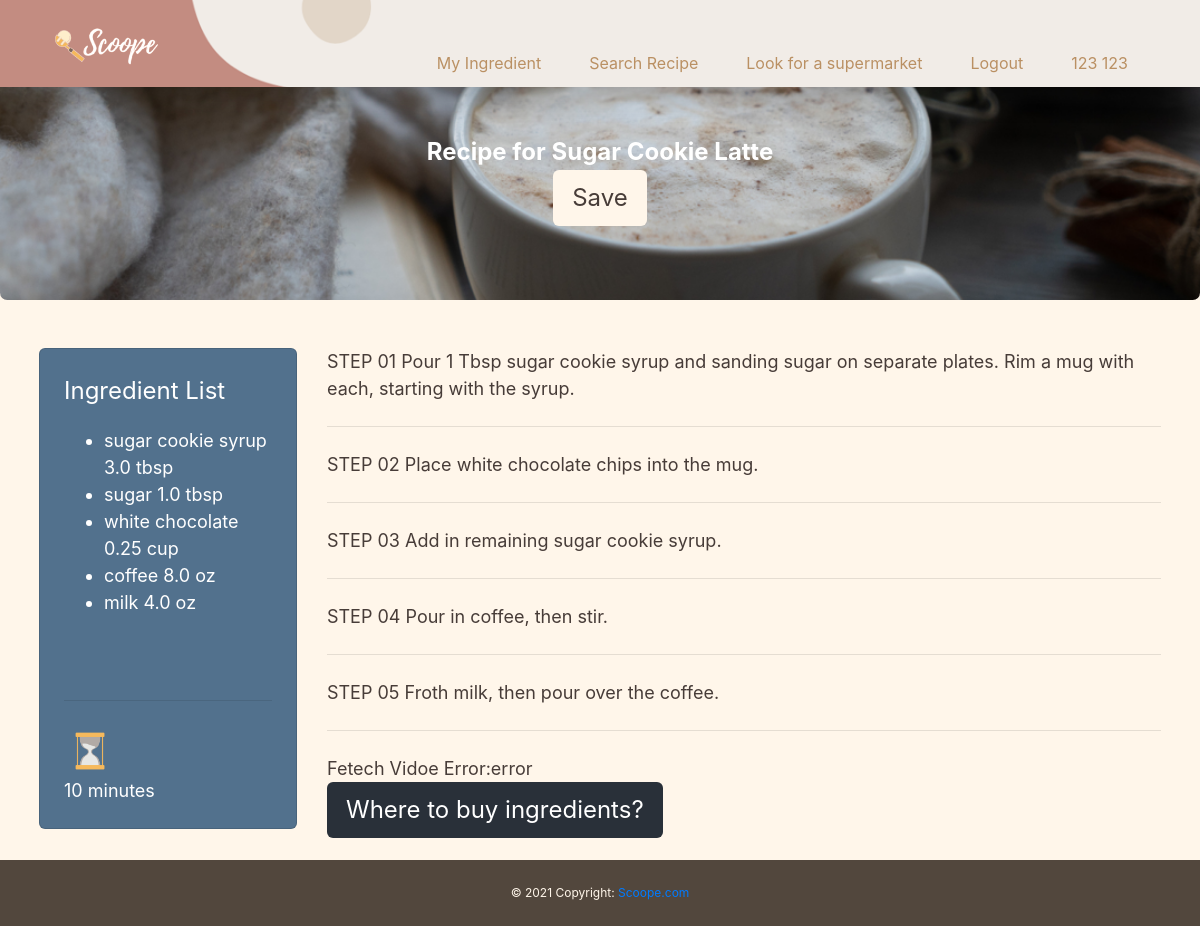
The page /web_project/recipe/1 (signed in) on the database its author committed.
### web_project/models.py (models this page shows, shortened)
class Recipe(models.Model):
    recipe_name = models.CharField(max_length= 200)
    steps = models.TextField(max_length= 2000)
    time_cost = models.IntegerField(default= 0)
    category = models.CharField(max_length= 200)

class Recipe_Ingredient(models.Model):
    recipe = models.ForeignKey(Recipe, default=None, on_delete=models.PROTECT)
    ingredient = models.ForeignKey(Ingredient, default=None , on_delete=models.PROTECT)
    mg = 'mg'
    g = 'g'
    kg = 'kg'
    oz = 'oz'
    lb = 'lb'
    gt = 'gt'
    qt = 'qt'
    pt = 'pt'
    tsp = 'tsp'
    tbsp = 'tbsp'
    c = 'c'
    no = ''
    shots = 'shots'
    dash = 'dash'
    unit_choice = [(mg,'mg'),(g,'g'),(kg,'kg'),(oz,'oz'),(lb,'lb'),(qt,'qt'),(pt,'pt'),(tsp,'tsp'),(tbsp,'tbsp'),(c,'c'),(no,' '),(shots,'shots'),(dash,'dash')]
    ingredient_unit = models.CharField(max_length = 5, choices= unit_choice, default= g)
    ingredient_quantity = models.FloatField( null = True)
    def __str__(self):
        return str(self.ingredient)

class Ingredient(models.Model):
    ingredient_name = models. CharField(max_length= 200)
    def __str__(self):
        return str(self.ingredient_name)

### web_project/views.py (the view)
# urls.py: path('recipe/<int:id>', views.get_recipe, name='recipe'),
def get_recipe(request, id):
    recipe = get_object_or_404(Recipe, id = id)
    ingredients = Recipe_Ingredient.objects.filter(recipe = Recipe.objects.get(id = id))
    steps =recipe.steps.split('STEP ')[1:]
    if recipe in Profile.objects.get(user=request.user).saved_recipe.all():
        saved = True
    else:
        saved = False
    print('saved', saved)
    context = {
        'recipe': recipe,
        'steps': steps,
        'ingredients': ingredients,
        'saved': saved
    }
    return render(request, 'web_project/recipe.html', context)

### web_project/templates/web_project/recipe.html (shortened to what this page needs)
{% extends "web_project/base.html" %}
{% block content %}
<div class="light-shade min-vh-100">
    <div id="id_page_name" class="jumbotron text-center p-4 title-font">
        <span class="align-self-center mx-auto">
            <b>
                Recipe for {{recipe.recipe_name}}
            </b>
            {% if saved %}
                <form method="POST" action="{% url 'unsave-recipe' recipe.id  %}">
                    <input type="submit" id="unsave" class="btn light-shade" value="Unsave">
                    {% csrf_token %}
                </form>
            {% else %}
                <form method="POST" action="{% url 'save-recipe' recipe.id  %}">
                    <input type="submit" id="save" class="btn light-shade" value="Save">
                </form>
            {% endif %}
        </span>
    </div>
    <div class="light-shade m-3 row">
        <div class="col-sm-3">
            <div class="dark-blue p-3 card">
                <div class="card-title title-font">Ingredient List</div>
                <ul>
                    {% for item in ingredients %}
                        <li class=" desc-font">{{item}}
                            {% if item.ingredient_quantity != None %}
                                {{item.ingredient_quantity}}
                            {% endif %}
                            {% if item.ingredient_unit != None %}
                                {{item.ingredient_unit}}
                            {% endif %}
                        </li>
                    {% endfor %}
                </ul>
                <br/>
                <hr />
                <img class="rounded w-25" src="../../static/web_project/image/timer.png"/>
                <span class="desc-font">{{recipe.time_cost}} minutes</span>
            </div>
        </div>
        <div class="col-sm-9 desc-font">
            {% for s in steps %}
                <div>STEP {{s}}</div>
                <hr />
            {% endfor %}
            <div id="recipe_video_div"></div>
            <a href="{% url 'map' %}" class="btn dark-grey">Where to buy ingredients?</a>
        </div>
    </div>
</div>
{%endblock%}

### web_project/templates/web_project/base.html (shortened to what this page needs)
<!doctype html>
<html>
	<head>
	    {% load static %}
		<link rel="stylesheet" href="https://maxcdn.bootstrapcdn.com/bootstrap/4.5.2/css/bootstrap.min.css">
		<link href="../../static/web_project/css/web_project.css" rel="stylesheet" type="text/css">
	</head>
    <body>
		<div id="id_header_div" class="bg-dark">
            {% if user.username %}
				<nav class="navbar navbar-expand-sm navbar-custom fixed-top shadow">
					<div class="navbar-brand">
						<img class="rounded w-50" src="../../static/web_project/image/brand.png"/>
					</div>
					<div class="collapse navbar-collapse" id="collapsibleNavbar">
						<ul class="nav navbar-nav align-items-end ml-auto nav-font">
							<li class="nav-item">
								<a class="nav-link" id="id_nav_my_ingredient" href="{% url 'my-ingredient' %}">My Ingredient</a>
							</li>
							<li class="nav-item">
								<a class="nav-link" id="id_nav_search" href="{% url 'search' %}">Search Recipe</a>
							</li>
							<li class="nav-item">
								<a class="nav-link" id="id_nav_map" href="{% url 'map' %}">Look for a supermarket</a>
							</li>
							<li class="nav-item">
								<a class="nav-link" id="id_nav_logout" href="{% url 'logout' %}">Logout</a>
							</li>
							<li class="nav-item">
								<a class="nav-link" id="id_nav_profile" href="{% url 'my-profile' %}">{{user.first_name}} {{user.last_name}}</a>
							</li>
						</ul>
					</div>
			</nav>
			{% else %}
				{% block pre_login %}
				{% endblock%}
			{% endif %}
		</div>
		<div class="pad-len">
			{% block content %}
			{% endblock %}
		</div>
		<footer class="footer dark-shade-1 notice-font">
			<div class="footer-copyright text-center py-3">© 2021 Copyright:
				<a href="{% url 'home' %}"> Scoope.com</a>
			</div>
		</footer>
	</body>
</html>

### web_project/static/web_project/css/web_project.css (style rules this page uses)
html, body { font-size: 24px; height: 100vh; background-color: #fff6ea; color:#473c38 }
.title-font { font-size: 2vw; }
.desc-font { font-size: 1.5vw; }
.notice-font { font-size: 1vw; }
.light-shade { background-color: #fff6ea; color:#473c38 }
.dark-blue { background-color: #52718d; color:white; }
.dark-grey { background-color: #293039; color: white; }
.dark-shade-1 { background-color: #52473d; color:#fff6ea; }
.navbar-custom { background-color: #fff6ea; align-items: flex-end; padding-inline: 2rem; background-image: url("../image/nav-bg.png"); background-size:cover; }
.navbar-brand { width: 20vw; }
.pad-len { padding-top: 5%; }
.navbar-custom .navbar-brand, .navbar-custom .navbar-text { color: #ffffff; }
.navbar-custom .navbar-nav .nav-link { color: #ba9063; padding: 0; margin: 0; vertical-align: bottom; padding-inline: 1rem; }
.nav-font { font-size: medium; }
.footer { position: relative; bottom: 0px; left: 0px; right: 0px; margin-bottom: 0px; }
.jumbotron { background-image: url('../image/jumbotron.png'); background-position: center; background-size: cover; background-repeat: no-repeat; height: 20vw; color:white; align-self: center; display: flex; align-items: center; }

### rows shown on the page
Recipe: recipe_name "Sugar Cookie Latte", time_cost "10"
Recipe_Ingredient: ingredient.ingredient_name "sugar cookie syrup", ingredient_quantity "3.0", ingredient_unit "tbsp"
Recipe_Ingredient: ingredient.ingredient_name "sugar", ingredient_quantity "1.0", ingredient_unit "tbsp"
Recipe_Ingredient: ingredient.ingredient_name "white chocolate", ingredient_quantity "0.25", ingredient_unit "cup"
Recipe_Ingredient: ingredient.ingredient_name "coffee", ingredient_quantity "8.0", ingredient_unit "oz"
Recipe_Ingredient: ingredient.ingredient_name "milk", ingredient_quantity "4.0", ingredient_unit "oz"

### other values the page prints
{{ user.first_name }} "123"
{{ user.last_name }} "123"
{{ s }} "01 Pour 1 Tbsp sugar cookie syrup and sanding sugar on separate plates. Rim a mug with each, starting with the syrup." "02 Place white chocolate chips into the mug." "03 Add in remaining sugar cookie syrup." "04 Pour in coffee, then stir." "05 Froth milk, then pour over the coffee."
